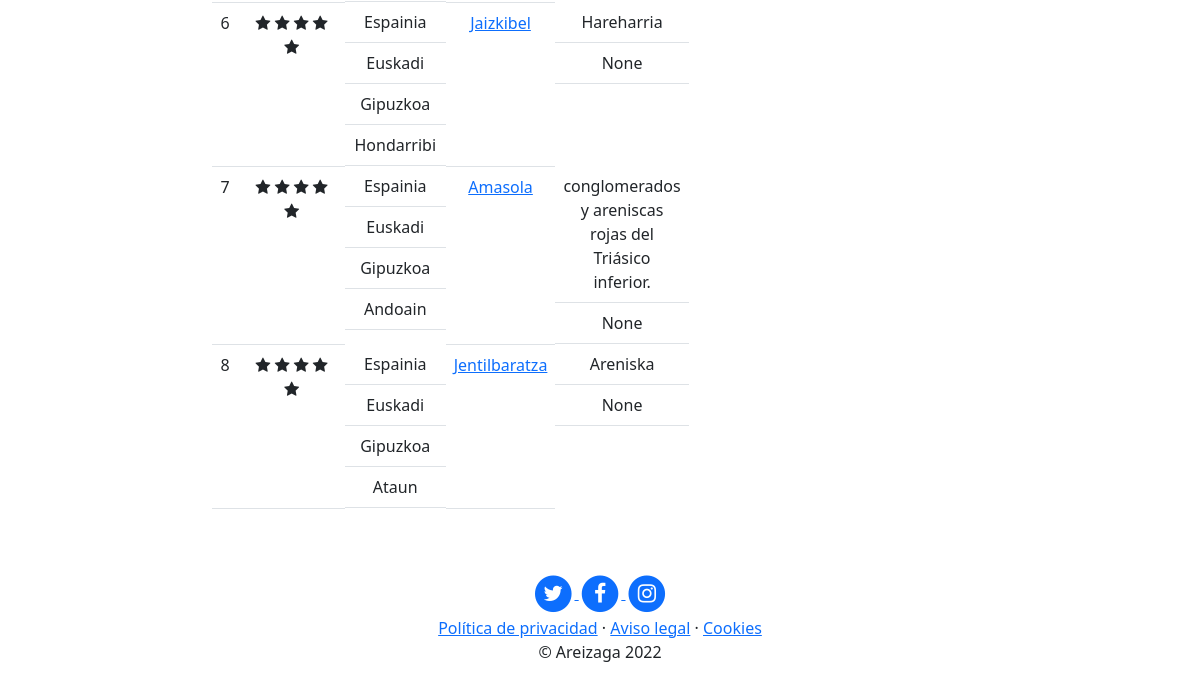
Page /lista/ (lower part) on the earlier database version.
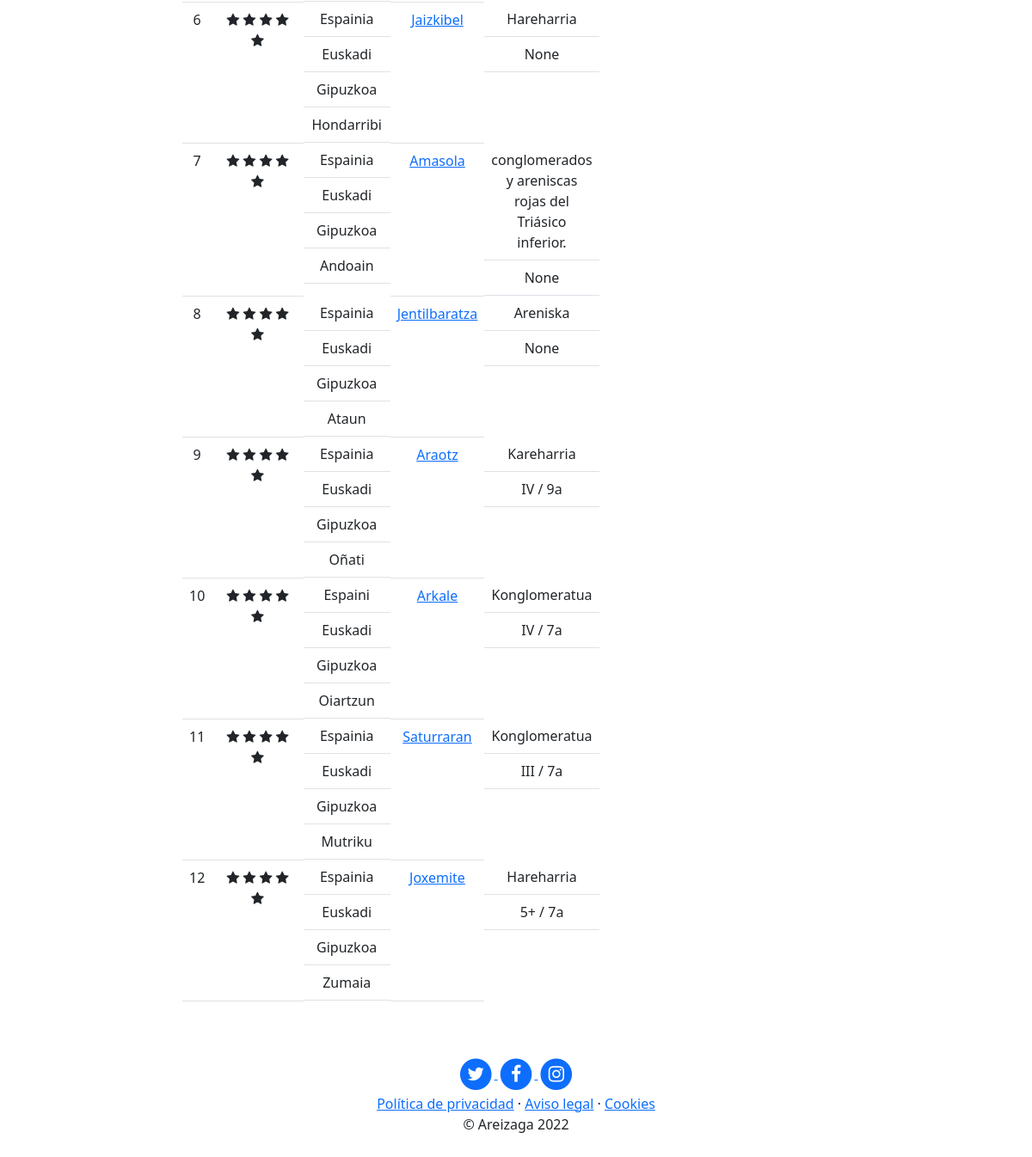
Same page on the later database version.
### core/models.py (models this page shows, shortened)
class ClimbingSpot(models.Model):
    title = models.CharField(max_length=200, null=True, blank=True, verbose_name='Sektorea')
    country = models.CharField(max_length=200, null=True, blank=True, verbose_name='Herrialdea')
    ccaa = models.CharField(max_length=200, null=True, blank=True, verbose_name='Autonomi erkidegoa')
    province = models.CharField(max_length=200, null=True, blank=True, verbose_name='Probintzia')
    town = models.CharField(max_length=200, null=True, blank=True, verbose_name='Herria')
    latitude = models.FloatField(null=True, blank=True, verbose_name='Latitudea')
    longitude = models.FloatField(null=True, blank=True, verbose_name='Longitudea')
    stone = models.CharField(max_length=200, null=True, blank=True, verbose_name='Harria')
    difficulty = models.CharField(max_length=200, null=True, blank=True, verbose_name='Zailtasuna')
    description = models.TextField(null=True, blank=True, verbose_name='Deskribapena')
    image1 = models.ImageField(null=True, blank=True, verbose_name='Irudia 1', upload_to="projects")
    image2 = models.ImageField(null=True, blank=True, verbose_name='Irudia 2', upload_to="projects")
    image3 = models.ImageField(null=True, blank=True, verbose_name='Irudia 3', upload_to="projects")
    image4 = models.ImageField(null=True, blank=True, verbose_name='Irudia 4', upload_to="projects")
    created = models.DateTimeField(auto_now_add=True, verbose_name='Sortze data')
    updated = models.DateTimeField(auto_now=True, verbose_name='Edizio data')
    class Meta:
        verbose_name = "Sektorea"
        verbose_name_plural = "Sektoreak"
        ordering = ["created"]

### core/views.py (the view)
# urls.py: path('lista/', core_view.lista, name="lista"),
def lista(request):
    climbingspot = ClimbingSpot.objects.all()
    return render(request, "core/lista.html", {'climbingspot': climbingspot, 'weather': weather})

### core/templates/core/lista.html (shortened to what this page needs)
{% extends 'core/base.html' %}
{% load static %}
{% block content %}
<div class="container" style="width:800px; margin:0 auto; text-align: center;">
  <table class="table" style="width:50%" >
      <tbody>
      {% for spot in climbingspot %}
        <tr>
          <td scope="row">{{ forloop.counter }}</td>
            <td>
                <link rel="stylesheet" href="https://cdnjs.cloudflare.com/ajax/libs/font-awesome/4.7.0/css/font-awesome.min.css">
                <span class="fa fa-star" onclick="calificar(this)" style="cursor: pointer;" id="1star"></span>
                <span class="fa fa-star" onclick="calificar(this)" style="cursor: pointer;" id="2star"></span>
                <span class="fa fa-star" onclick="calificar(this)" style="cursor: pointer;" id="3star"></span>
                <span class="fa fa-star" onclick="calificar(this)" style="cursor: pointer;" id="4star"></span>
                <span class="fa fa-star" onclick="calificar(this)" style="cursor: pointer;" id="5star"></span>
            </td>
          <td class="d-none d-sm-block">{{spot.country}}</td>
          <td class="d-none d-sm-block">{{spot.ccaa}}</td>
          <td class="d-none d-sm-block">{{spot.province}}</td>
          <td class="d-none d-sm-block">{{spot.town}}</td>
          <td><a href="{{ spot.province }}/{{ spot.title }}">{{spot.title}}</a></td>
          <td class="d-none d-sm-block">{{spot.stone}}</td>
          <td class="d-none d-sm-block">{{spot.difficulty}}</td>
        </tr>
      {% endfor %}
      </tbody>
    </table>
</div>
{% endblock %}

### core/templates/core/base.html (shortened to what this page needs)
<!doctype html>
<html lang="en">
  <head>
    {% load static %}
    <link href="https://cdn.jsdelivr.net/npm/bootstrap@5.1.3/dist/css/bootstrap.min.css" rel="stylesheet">
    <link rel="stylesheet" href="https://cdn.jsdelivr.net/npm/leaflet.locatecontrol@0.76.1/dist/L.Control.Locate.min.css" />
    <link rel="stylesheet" href="https://unpkg.com/leaflet@1.8.0/dist/leaflet.css"
/>
    <link rel="stylesheet" href="https://unpkg.com/leaflet.markercluster@1.3.0/dist/MarkerCluster.css" />
    <link rel="stylesheet" href="https://unpkg.com/leaflet.markercluster@1.3.0/dist/MarkerCluster.Default.css" />
  </head>
  <body>
    {% block content %} {% endblock %}
    <footer class="footer text-faded text-center py-5">
      <div class="container">
        <p class="m-0">
	        <a href="#" class="link">
	          <span class="fa-stack fa-lg">
	            <i class="fa fa-circle fa-stack-2x"></i>
	            <i class="fa fa-twitter fa-stack-1x fa-inverse"></i>
	          </span>
	        </a>
	        <a href="#" class="link">
	          <span class="fa-stack fa-lg">
	            <i class="fa fa-circle fa-stack-2x"></i>
	            <i class="fa fa-facebook fa-stack-1x fa-inverse"></i>
	          </span>
	        </a>
	        <a href="#" class="link">
	          <span class="fa-stack fa-lg">
	            <i class="fa fa-circle fa-stack-2x"></i>
	            <i class="fa fa-instagram fa-stack-1x fa-inverse"></i>
	          </span>
	        </a>
	    </p>
        <p class="m-0 mbt">
        	<a href="sample.html" class="link">Política de privacidad</a> ·
        	<a href="sample.html" class="link">Aviso legal</a> ·
        	<a href="sample.html" class="link">Cookies</a>
		</p>
        <p class="m-0 mbt1">&copy; Areizaga 2022 </p>
      </div>
	</footer>
  </body>
</html>

Differences in the rows shown:
added ClimbingSpot: country "Espainia", ccaa "Euskadi", province "Gipuzkoa", town "Oñati", title "Araotz", stone "Kareharria", difficulty "IV / 9a"
added ClimbingSpot: country "Espaini", ccaa "Euskadi", province "Gipuzkoa", town "Oiartzun", title "Arkale", stone "Konglomeratua", difficulty "IV / 7a"
added ClimbingSpot: country "Espainia", ccaa "Euskadi", province "Gipuzkoa", town "Mutriku", title "Saturraran", stone "Konglomeratua", difficulty "III / 7a"
added ClimbingSpot: country "Espainia", ccaa "Euskadi", province "Gipuzkoa", town "Zumaia", title "Joxemite", stone "Hareharria", difficulty "5+ / 7a"
